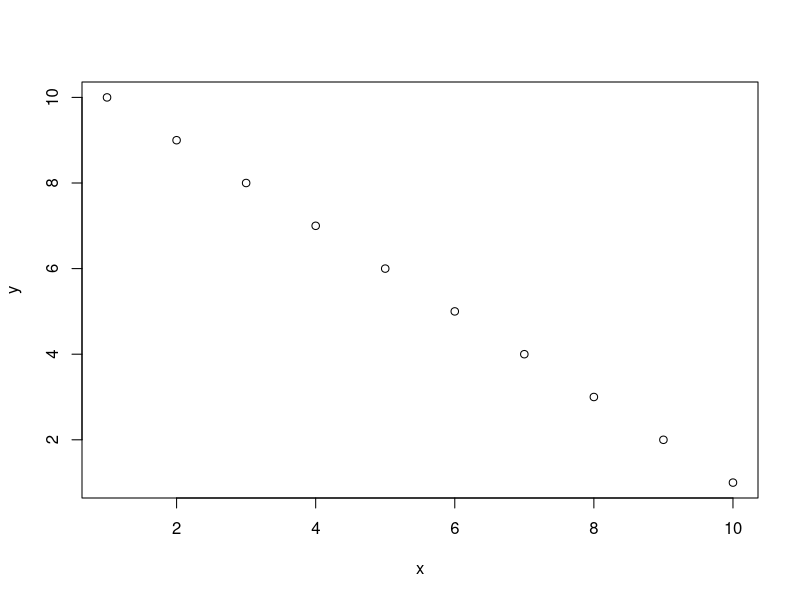
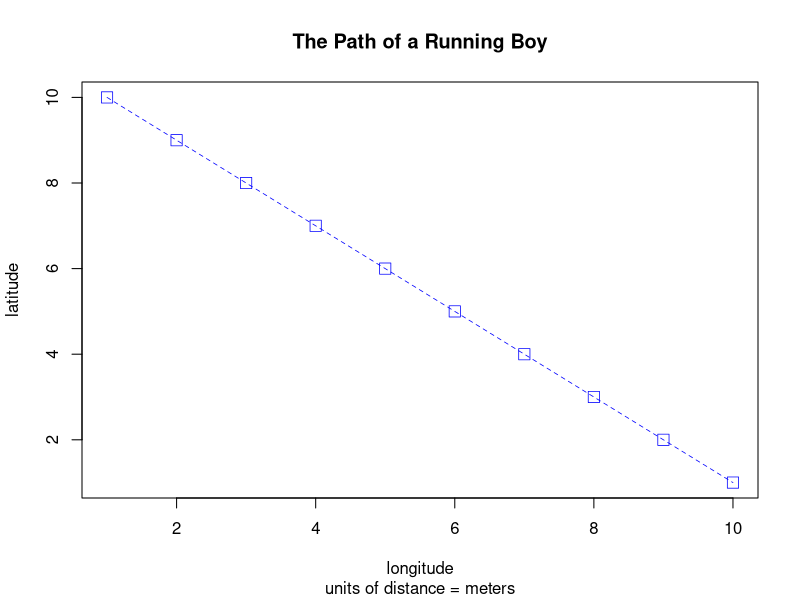

Write R code to recreate these figures, in order.
setwd("~/Desktop/project_folder_datascience/data")
x <- 1:10  
y <- 10:1
plot(x,y)
plot(x, y, type = "o",
     main = "The Path of a Running Boy",
     sub = "units of distance = meters",
     xlab = "longitude",
     ylab = "latitude",
     lty = 2,
     lwd = .75,
     col = "blue",
     pch = 0,
     cex = 1.5)
